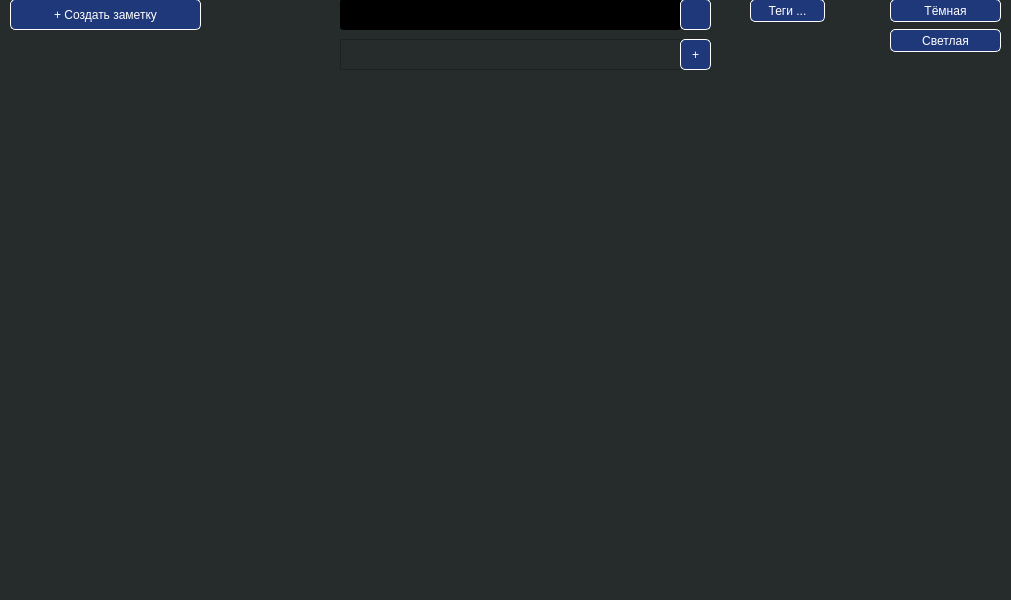
<?xml version="1.0" encoding="UTF-8"?>
<ui version="4.0">
 <class>MainWindow</class>
 <widget class="QMainWindow" name="MainWindow">
  <property name="geometry">
   <rect>
    <x>0</x>
    <y>0</y>
    <width>1011</width>
    <height>600</height>
   </rect>
  </property>
  <property name="windowTitle">
   <string>MainWindow</string>
  </property>
  <property name="styleSheet">
   <string notr="true">
QWidget {
    background-color: #262B2B;
}

QPushButton {
    background-color: #1F387A;
    color: white;
    font-size: 12px;
    border: 1px solid #FFFFFF;
    border-radius: 5;
}

QPushButton#start_button {
    background-color: #1F387A;
    color: white;
    font-size: 12px;
}

QLineEdit {
    background-color: #000000;
    color: #FFFFFF;
}

QSpinBox {
    background-color: #000000;
    color: #FFFFFF;
}

QComboBox {
    background-color: #000000;
    color: #FFFFFF;
    border-radius: 3;
}

QComboBox QAbstractItemView{
    background-color: black;
    color: white;
    selection-background-color: #525252;
}

QComboBox QAbstractItemView::item{
    background-color: black;
    color: white;
    selection-background-color: #525252;
}

QComboBox QAbstractItemView::item::selected{
    background-color: #1F387A;
    border: 1px solid gray;
}

QScrollBar::vertical{
    background-color: #1F387A;
    border: 2px solid gray;
}

QLabel {
    background-color: #262B2B;
    color: #FFFFFF;
}

QTextEdit {
    background-color: black;
    color: #FFFCCF;
    border: 1px solid white;
    border-radius: 3;
}

QPushButton::pressed {
    background-color: #13224A;
    color: white;
    font: 12 px;
}</string>
  </property>
  <widget class="QWidget" name="centralwidget">
   <widget class="QWidget" name="gridLayoutWidget">
    <property name="geometry">
     <rect>
      <x>0</x>
      <y>-1</y>
      <width>1011</width>
      <height>91</height>
     </rect>
    </property>
    <layout class="QGridLayout" name="gridLayout">
     <item row="0" column="0">
      <widget class="QWidget" name="widget" native="true">
       <property name="styleSheet">
        <string notr="true">
QWidget {
    background-color: #262B2B;
}

QPushButton {
    background-color: #1F387A;
    color: white;
    font-size: 12px;
    border: 1px solid #FFFFFF;
    border-radius: 5;
}

QPushButton#start_button {
    background-color: #1F387A;
    color: white;
    font-size: 12px;
}

QLineEdit {
    background-color: #000000;
    color: #FFFFFF;
}

QSpinBox {
    background-color: #000000;
    color: #FFFFFF;
}

QComboBox {
    background-color: #000000;
    color: #FFFFFF;
    border-radius: 3;
}

QComboBox QAbstractItemView{
    background-color: black;
    color: white;
    selection-background-color: #525252;
}

QComboBox QAbstractItemView::item{
    background-color: black;
    color: white;
    selection-background-color: #525252;
}

QComboBox QAbstractItemView::item::selected{
    background-color: #1F387A;
    border: 1px solid gray;
}

QScrollBar::vertical{
    background-color: #1F387A;
    border: 2px solid gray;
}

QLabel {
    background-color: #262B2B;
    color: #FFFFFF;
}

QTextEdit {
    background-color: black;
    color: #FFFCCF;
    border: 1px solid white;
    border-radius: 3;
}

QPushButton::pressed {
    background-color: #13224A;
    color: white;
    font: 12 px;
}</string>
       </property>
       <widget class="QPushButton" name="pushButton">
        <property name="geometry">
         <rect>
          <x>890</x>
          <y>0</y>
          <width>111</width>
          <height>23</height>
         </rect>
        </property>
        <property name="text">
         <string>Тёмная</string>
        </property>
       </widget>
       <widget class="QPushButton" name="pushButton_2">
        <property name="geometry">
         <rect>
          <x>890</x>
          <y>30</y>
          <width>111</width>
          <height>23</height>
         </rect>
        </property>
        <property name="text">
         <string>Светлая</string>
        </property>
       </widget>
       <widget class="QLineEdit" name="lineEdit">
        <property name="geometry">
         <rect>
          <x>340</x>
          <y>0</y>
          <width>341</width>
          <height>31</height>
         </rect>
        </property>
       </widget>
       <widget class="QPushButton" name="pushButton_3">
        <property name="geometry">
         <rect>
          <x>680</x>
          <y>0</y>
          <width>31</width>
          <height>31</height>
         </rect>
        </property>
        <property name="text">
         <string/>
        </property>
       </widget>
       <widget class="QFrame" name="frame">
        <property name="geometry">
         <rect>
          <x>340</x>
          <y>40</y>
          <width>341</width>
          <height>31</height>
         </rect>
        </property>
        <property name="frameShape">
         <enum>QFrame::StyledPanel</enum>
        </property>
        <property name="frameShadow">
         <enum>QFrame::Raised</enum>
        </property>
       </widget>
       <widget class="QPushButton" name="pushButton_4">
        <property name="geometry">
         <rect>
          <x>680</x>
          <y>40</y>
          <width>31</width>
          <height>31</height>
         </rect>
        </property>
        <property name="text">
         <string>+</string>
        </property>
       </widget>
       <widget class="QPushButton" name="pushButton_5">
        <property name="geometry">
         <rect>
          <x>10</x>
          <y>0</y>
          <width>191</width>
          <height>31</height>
         </rect>
        </property>
        <property name="text">
         <string>+ Создать заметку</string>
        </property>
       </widget>
       <widget class="QPushButton" name="pushButton_6">
        <property name="geometry">
         <rect>
          <x>750</x>
          <y>0</y>
          <width>75</width>
          <height>23</height>
         </rect>
        </property>
        <property name="text">
         <string>Теги ...</string>
        </property>
       </widget>
      </widget>
     </item>
    </layout>
   </widget>
  </widget>
  <widget class="QMenuBar" name="menubar">
   <property name="geometry">
    <rect>
     <x>0</x>
     <y>0</y>
     <width>1011</width>
     <height>21</height>
    </rect>
   </property>
  </widget>
  <widget class="QStatusBar" name="statusbar"/>
 </widget>
 <resources/>
 <connections/>
</ui>
